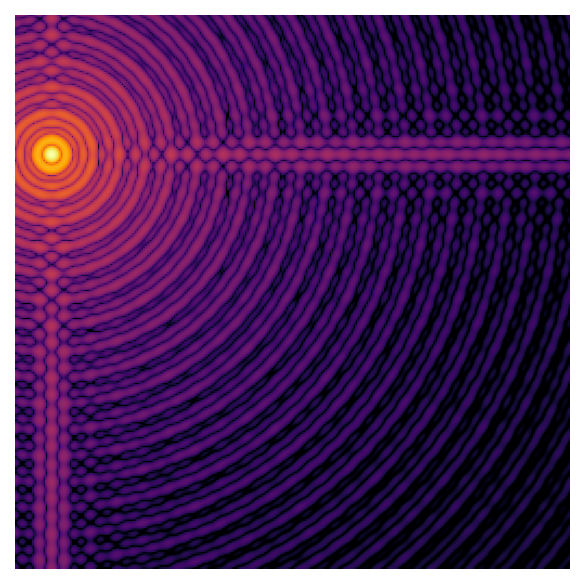

The Python source for this figure:
import matplotlib.pyplot as plt
import numpy as np
import lentil

amp = lentil.circle(shape=(256,256), radius=120)
amp -= lentil.circle(shape=(256,256), radius=40)
for angle in (0, 90, 180, 270):
    amp *= lentil.spider((256,256), 2, angle)
opd = lentil.zernike_compose(amp, (0, 3.5e-6, -2e-6))
pupil = lentil.Pupil(amplitude=amp, opd=opd, pixelscale=1/240,
                     focal_length=10)
w0 = lentil.Wavefront(wavelength=500e-9)
w1 = w0 * pupil
w2 = lentil.propagate_dft(w1, shape=(64,64), pixelscale=5e-6, oversample=4)
fig, ax = plt.subplots()
ax.imshow(w2.intensity, norm='log', vmin=10e-5, cmap='inferno')
ax.axis('off')
fig.savefig('tilt.png', dpi=150, bbox_inches='tight')
